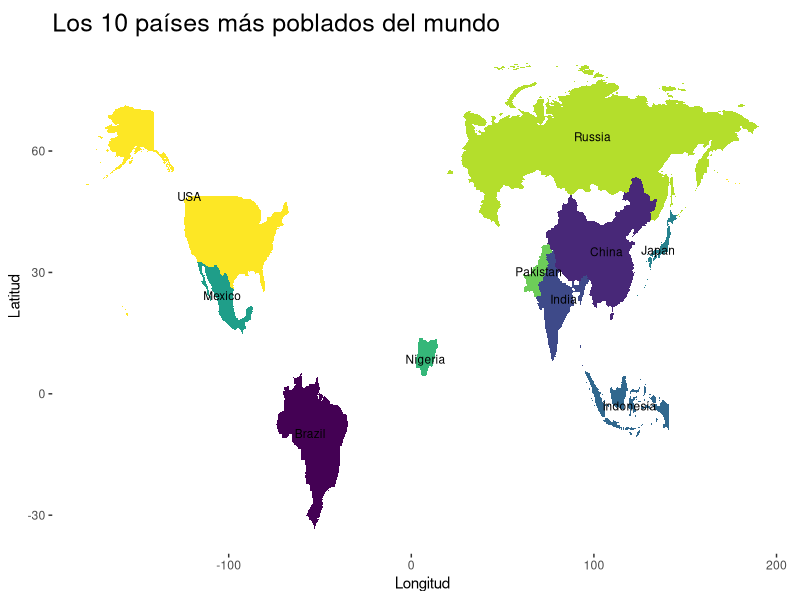

Write the R code that produced this figure.
#cargar librerias
library(ggplot2)
library(dplyr)
require(maps)
require(viridis)


#importacion del mapa del mundo 
mapa_mundi <- map_data("world")
p <- ggplot(mapa_mundi,aes(x=long, y=lat,group= group)) +
  geom_polygon(fill="lightgray", colour="white")

#10 paises más poblados
paises <- c(
  "China", "India", "usa","Indonesia","Pakistan","Nigeria",
  "Brazil","Russia","Mexico","Japan")

#acomodo de data frame
mapa_paises <- map_data("world", region = paises)
region.lab.data <- mapa_paises %>%
  group_by(region) %>%
  summarise(long = mean(long), lat = mean(lat))

#gráfico
ggplot(mapa_paises, aes(x = long, y = lat)) +
  geom_polygon(aes( group = group, fill = region))+
  geom_text(aes(label = region), data = region.lab.data,  size = 3, hjust = 0.5)+
  scale_fill_viridis_d()+
  #theme_void()+
  theme(legend.position = "none") + 
  xlab("Longitud") +
  ylab("Latitud")+
  theme(panel.background = element_blank(),
        
        plot.title = element_text(hjust=0,size=18,vjust = 0))+
  ggtitle("Los 10 países más poblados del mundo")